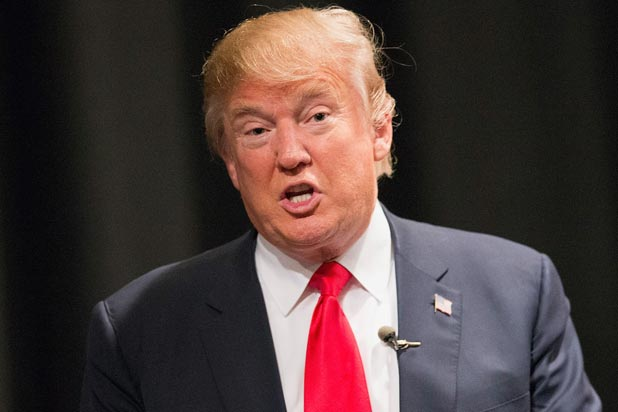
//> input picture EdgeDetection/i2.jpg, 618 x 412 px
$ ./Main_Edgedetection   (built with g++ and OpenCV 4)
//> lines starting //> are read from the running program, lines starting //| are printed output that depends on the picture
//> further down, img is the input picture: 412 rows x 618 cols, CV_8UC3; mean B, G, R 59.6, 61.4, 77.4
### EdgeDetection/Color.h
#ifndef _COLOR_H__
#define _COLOR_H__

class Color
{
public:
	Color();
	Color(int r,int g,int b);
	Color(const Color& other) = default;
	Color(Color&& other) = default;
	~Color();

	Color& operator=(const Color& other) = default;
	Color& operator=(Color&& other) = default;

public:
	int get_r()const;
	int get_g()const;
	int get_b()const;

	void set_r(int value);
	void set_g(int value);
	void set_b(int value);

private:
	int r_;
	int g_;
	int b_;
};

#endif // !_COLOR_H__

### EdgeDetection/Main_Edgedetection.cpp
#include <iostream>
#include <opencv2/opencv.hpp>
#include "Color.h"

namespace
{
	const std::string input_path = "Files/EdgeDetection/i2.jpg";
	const std::string output_path = "Files/EdgeDetection/Result2.jpg";

	void gray(cv::Mat& img) {

		for (size_t i = 0; i < img.rows; i++)
		{
			int avg = 0;
			for (size_t j = 0; j < img.cols; j++)
			{
				//0.21 R + 0.72 G + 0.07 B
				avg = (0.21 * img.at<cv::Vec3b>(i,j)[0]+
					0.72 * img.at<cv::Vec3b>(i, j)[1]+
					0.07 * img.at<cv::Vec3b>(i, j)[2]);

				img.at<cv::Vec3b>(i, j)[0] = avg;
				img.at<cv::Vec3b>(i, j)[1] = avg;
				img.at<cv::Vec3b>(i, j)[2] = avg;
			}
		}
//> this loop made 412 passes
//> avg on passes 1 to 3: 19, 13, 9
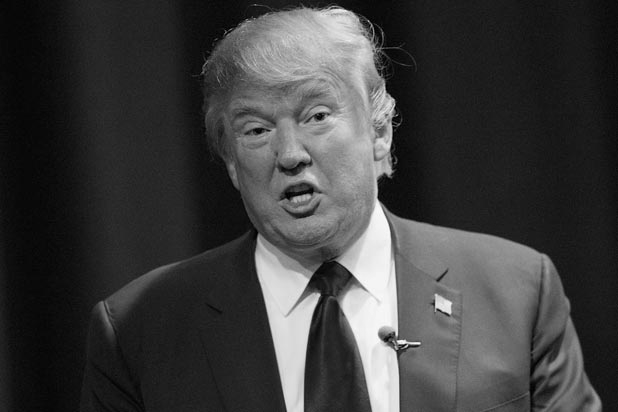
//> img: 412 rows x 618 cols, CV_8UC3; min 0, max 254, mean 61.7

	}

	void edge_detection(cv::Mat& img) {

		int size_x = img.rows;
//> size_x = 412
		int size_y = img.cols;
//> size_y = 618

		std::vector<std::vector<int>> result_mat(size_x);
		for (size_t i = 0; i < result_mat.size(); i++)
		{
			result_mat[i].resize(size_y);
		}


		for (size_t i = 1; i < size_x - 1; i++)
		{
			for (size_t j = 1; j < size_y - 1; j++)
			{

				int red = 0;

				for (size_t k = i-1; k <= i+1; k++)
				{
					for (size_t l = j-1; l <= j+1; l++)
					{
						auto pixel = img.at<cv::Vec3b>(k,l);
						if (l == j && k == i) {
							red += 8 * pixel[0];
						}
						else if(l == j + 1){
							red += -1 * pixel[0];
						}
					}
				}


				if (red > 200) {
					red = 255;
				}

				result_mat[i][j] = red;

			}
		}

		for (size_t i = 0; i < size_x; i++)
		{
			for (size_t j = 0; j < size_y; j++)
			{
				img.at<cv::Vec3b>(i, j)[0] = result_mat[i][j];
				img.at<cv::Vec3b>(i, j)[1] = result_mat[i][j];
				img.at<cv::Vec3b>(i, j)[2] = result_mat[i][j];
			}
		}
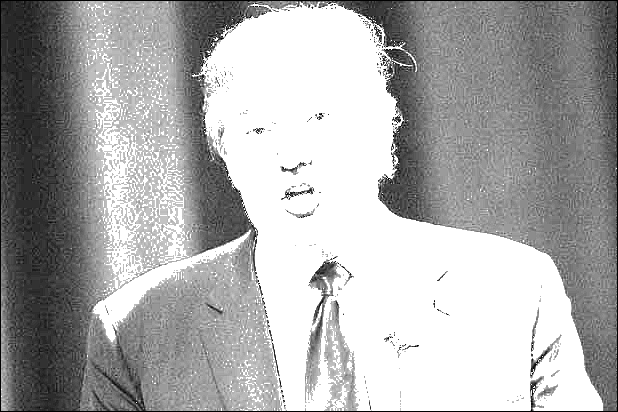
//> img: 412 rows x 618 cols, CV_8UC3; min 0, max 255, mean 171.2

	}

}

int main() {

	cv::Mat img = cv::imread(input_path);

	gray(img);

	edge_detection(img);

	imwrite(output_path, img);
	cv::namedWindow("image", cv::WINDOW_NORMAL);
	cv::imshow("image", img);
	cv::waitKey(0);
	return 0;

}

$ run again, with EdgeDetection/input1.jpg copied over EdgeDetection/i2.jpg
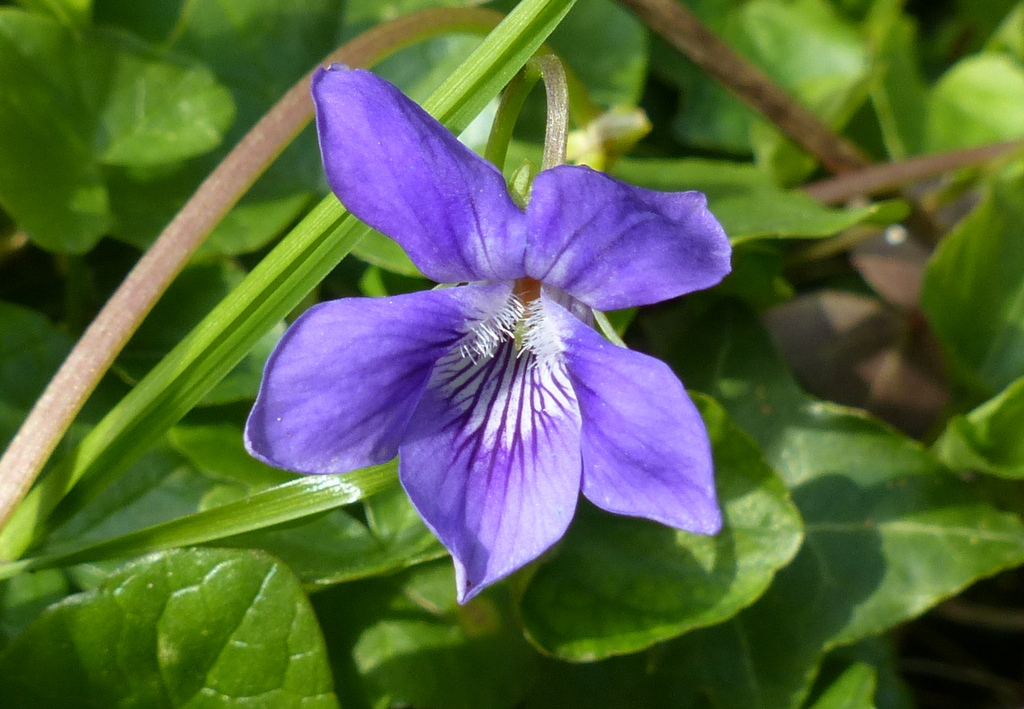
//> input picture EdgeDetection/input1.jpg, 1024 x 709 px
//> img is the input picture: 709 rows x 1024 cols, CV_8UC3; mean B, G, R 67.5, 102.2, 87.3
//> the loop in gray, `for (size_t i = 0; i < img.rows; i++)` made 709 passes
//> avg on passes 1 to 3: 86, 88, 92
//> after the loop in gray, `for (size_t i = 0; i < img.rows; i++)`:
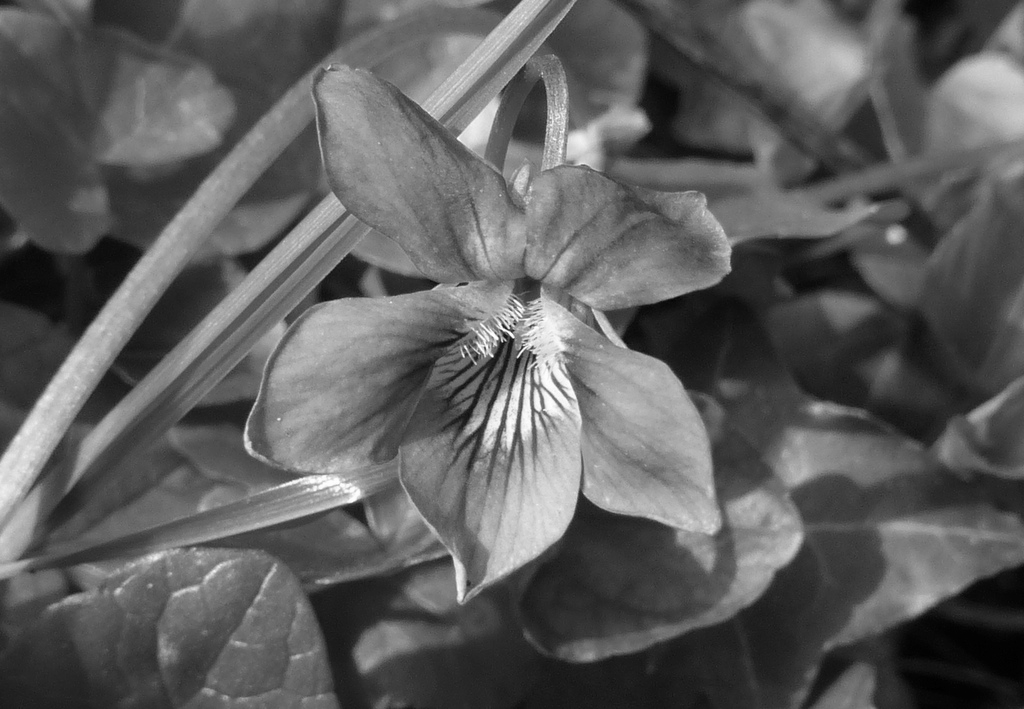
//> img: 709 rows x 1024 cols, CV_8UC3; min 0, max 254, mean 93.4
//> after the loop in edge_detection, `for (size_t i = 0; i < size_x; i++)`:
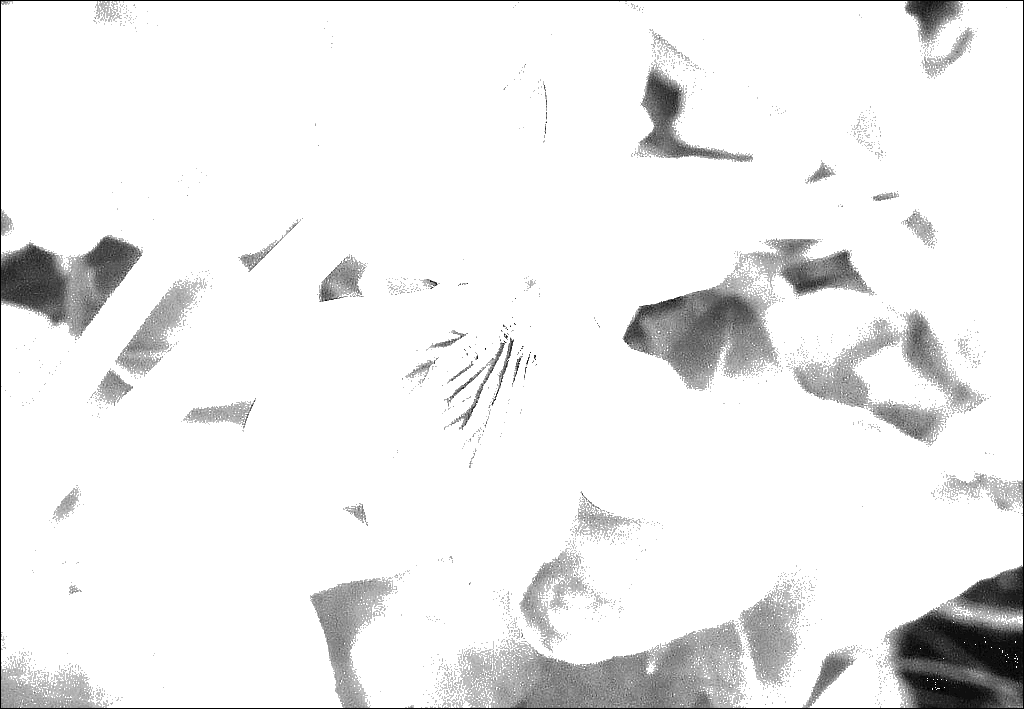
//> img: 709 rows x 1024 cols, CV_8UC3; min 0, max 255, mean 237.7

$ run again, with EdgeDetection/input3.jpg copied over EdgeDetection/i2.jpg
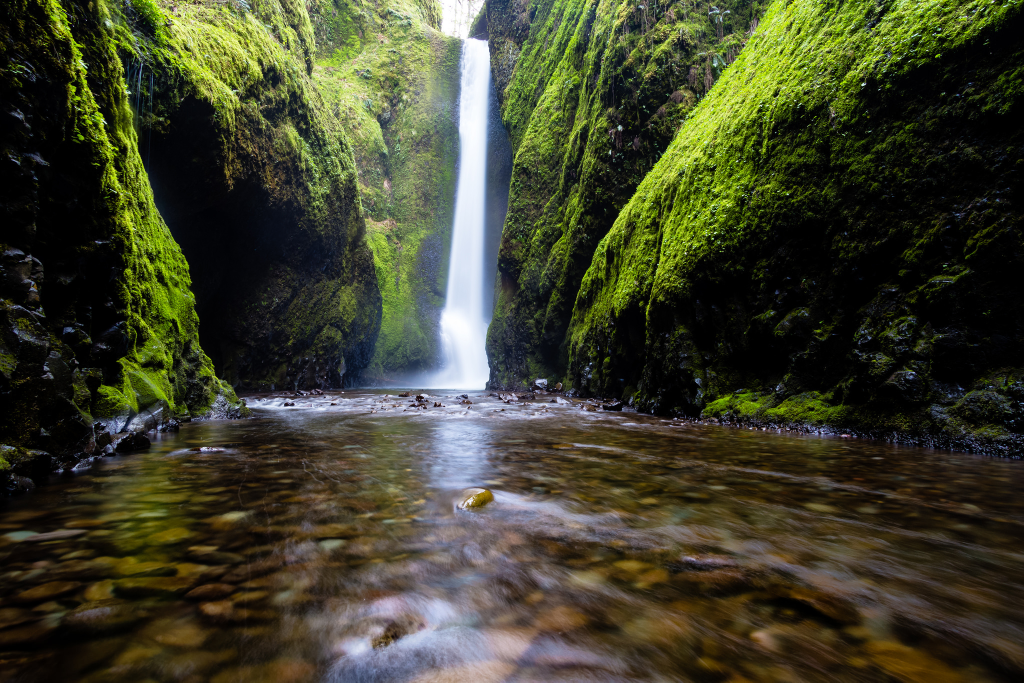
//> input picture EdgeDetection/input3.jpg, 2048 x 1365 px (shown at 1/2 size)
//> img is the input picture: 1365 rows x 2048 cols, CV_8UC3; mean B, G, R 43.2, 64.4, 62.9
//> the loop in gray, `for (size_t i = 0; i < img.rows; i++)` made 1365 passes
//> avg on passes 1 to 3: 50, 19, 47
//> after the loop in gray, `for (size_t i = 0; i < img.rows; i++)`:
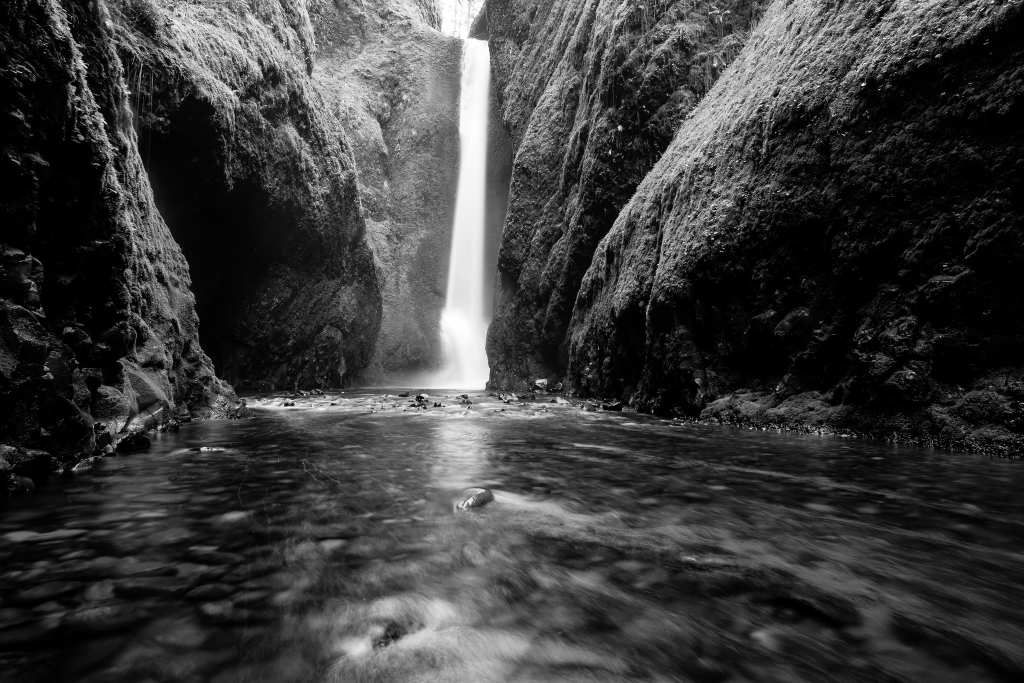
//> img: 1365 rows x 2048 cols, CV_8UC3 (shown at 1/2 size); min 0, max 254, mean 59.4
//> after the loop in edge_detection, `for (size_t i = 0; i < size_x; i++)`:
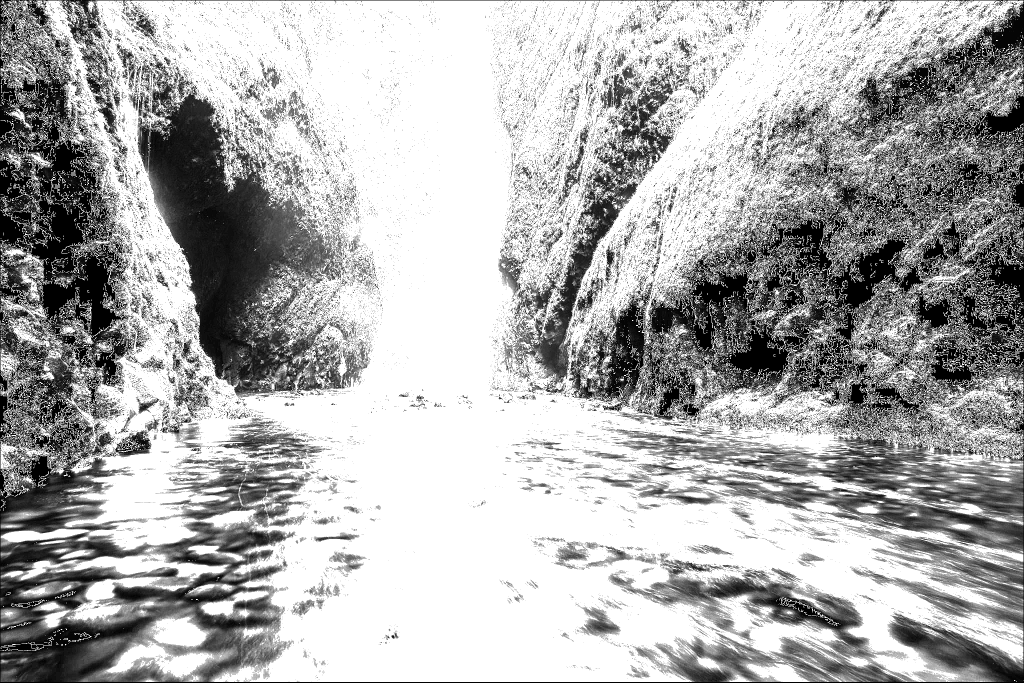
//> img: 1365 rows x 2048 cols, CV_8UC3 (shown at 1/2 size); min 0, max 255, mean 174
